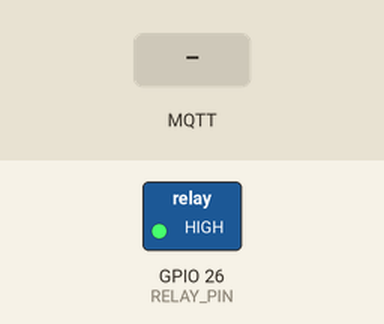
A program run on a simulated ESP32. On the bench: switched loads named in the program (green lamp = pin HIGH). Inputs (shaded band) come from the test bench. WiFi joins after 1.5 s; servers stay silent unless stated; random numbers use the default seed unless the program sets one; no MQTT or app messages arrive unless stated; what the program prints to the serial monitor is not drawn.

Above: at 2.9 s.
3.0 s: MQTT message "1" arrives on the first subscribed topic
At 3.3 s:
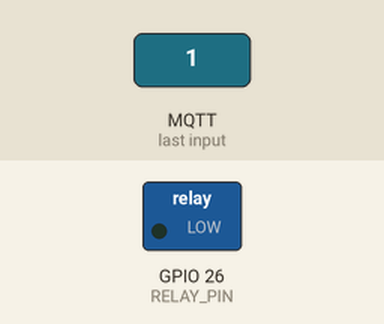
4.5 s: MQTT message "0" arrives on the first subscribed topic
At 6.0 s:
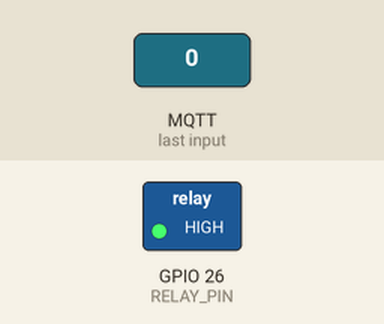
Timing chart, 0 to 7.5 s (numbered marks = the images above; inputs shaded):
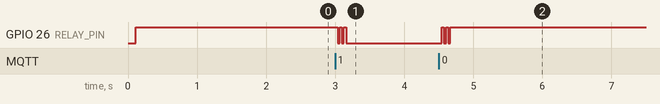

The program:

main.cpp
```cpp
#include <WiFi.h>
#include <WiFiMulti.h>
#include <PubSubClient.h>

#define RELAY_PIN 26

WiFiMulti wifiMulti;
WiFiClient espClient;
PubSubClient mqttClient(espClient);

const char* mqtt_server = "192.168.1.7";
const int mqtt_port = 1883;
const char* mqtt_topic = "RFID_LOGIN";

struct WiFiCredentials {
    const char* ssid;
    const char* password;
};

WiFiCredentials networks[] = {
    {"Cloud Control Network", "ccv7network"},
    {"PLDTHOMEFIBR12920", "PLDTWIFI4t7hc"},
    {"Kyle's iPhone", "ksambz011"},
    {"Tip", "Rovic0311"},
    {"STUDENT-CONNECT", "IloveUSTP!"},
};

void reconnectMQTT();
void checkWiFiConnection();
void mqttCallback(char* topic, byte* payload, unsigned int length);
void pulseRelayOn();
void pulseRelayOff();

void setup() {
    Serial.begin(115200);
    delay(100);

    Serial.println("\n\n=================================");
    Serial.println("ESP32 MQTT Relay Controller");
    Serial.println("IT414 FINAL PIT");
    Serial.println("CW-020 Low Level Trigger Mode");
    Serial.println("With Contact Pulse Workaround");
    Serial.println("=================================\n");

    Serial.println("Initializing relay pin...");
    pinMode(RELAY_PIN, OUTPUT);
    digitalWrite(RELAY_PIN, HIGH);
    delay(100);

    Serial.printf("✓ Relay Pin: GPIO %d initialized\n", RELAY_PIN);
    Serial.println("✓ Relay state: OFF (HIGH)\n");

    for (int i = 0; i < sizeof(networks)/sizeof(networks[0]); i++) {
        wifiMulti.addAP(networks[i].ssid, networks[i].password);
        Serial.printf("Added network: %s\n", networks[i].ssid);
    }

    Serial.println("\nConnecting to WiFi...");
    while (wifiMulti.run() != WL_CONNECTED) {
        delay(1000);
        Serial.print(".");
    }

    Serial.println();
    Serial.printf("✓ WiFi connected to: %s\n", WiFi.SSID().c_str());
    Serial.printf("  IP address: %s\n", WiFi.localIP().toString().c_str());

    mqttClient.setServer(mqtt_server, mqtt_port);
    mqttClient.setCallback(mqttCallback);

    Serial.println("\nConnecting to MQTT Broker...");
    reconnectMQTT();

    Serial.println("\nSystem Ready!");
    Serial.println("=================================\n");
}

void loop() {
    checkWiFiConnection();

    if (!mqttClient.connected()) {
        reconnectMQTT();
    }
    mqttClient.loop();

    delay(10);
}

void pulseRelayOn() {
    Serial.println("  [Pulsing relay contacts to ensure engagement...]");

    for (int i = 0; i < 3; i++) {
        digitalWrite(RELAY_PIN, HIGH);
        delay(30);
        digitalWrite(RELAY_PIN, LOW);
        delay(30);
    }


    digitalWrite(RELAY_PIN, LOW);
    delay(50);


    Serial.printf("  GPIO state: %s\n", digitalRead(RELAY_PIN) == LOW ? "LOW (should be ON)" : "HIGH");
}

void pulseRelayOff() {

    Serial.println("  [Pulsing relay contacts to disengage...]");

    for (int i = 0; i < 3; i++) {
        digitalWrite(RELAY_PIN, LOW);
        delay(30);
        digitalWrite(RELAY_PIN, HIGH);
        delay(30);
    }


    digitalWrite(RELAY_PIN, HIGH);
    delay(50);


    Serial.printf("  GPIO state: %s\n", digitalRead(RELAY_PIN) == HIGH ? "HIGH (should be OFF)" : "LOW");
}

void mqttCallback(char* topic, byte* payload, unsigned int length) {
    Serial.println("=================================");
    Serial.printf("📨 Message: %s\n", topic);

    String message = "";
    for (int i = 0; i < length; i++) {
        message += (char)payload[i];
    }

    Serial.printf("Content: %s\n", message.c_str());

    if (message == "1") {
        Serial.println(">>> Command: RELAY ON");
        pulseRelayOn();
        Serial.println("💡 LED: ON");
    }
    else if (message == "0") {
        Serial.println(">>> Command: RELAY OFF");
        pulseRelayOff();
        Serial.println("💡 LED: OFF");
    }
    else {
        Serial.printf("⚠️  Unknown: %s\n", message.c_str());
    }

    Serial.println("=================================\n");
}

void reconnectMQTT() {
    int attempts = 0;
    while (!mqttClient.connected() && attempts < 5) {
        Serial.printf("MQTT attempt %d/5...\n", attempts + 1);

        String clientId = "ESP32_Relay_" + String(random(0xffff), HEX);

        if (mqttClient.connect(clientId.c_str())) {
            Serial.println("✓ MQTT Connected!");
            Serial.printf("  Broker: %s:%d\n", mqtt_server, mqtt_port);

            if (mqttClient.subscribe(mqtt_topic)) {
                Serial.printf("✓ Subscribed: %s\n", mqtt_topic);
            }
            return;
        } else {
            Serial.printf("✗ Failed, rc=%d\n", mqttClient.state());
            delay(2000);
        }
        attempts++;
    }
}

void checkWiFiConnection() {
    if (WiFi.status() != WL_CONNECTED) {
        Serial.println("WiFi lost. Reconnecting...");
        unsigned long startTime = millis();

        while (wifiMulti.run() != WL_CONNECTED && (millis() - startTime < 10000)) {
            delay(500);
            Serial.print(".");
        }

        if (WiFi.status() == WL_CONNECTED) {
            Serial.println();
            Serial.printf("✓ Reconnected: %s\n", WiFi.SSID().c_str());
            reconnectMQTT();
        }
    }
}
```

Measured:
- after the input at 3.0 s, GPIO 26 (RELAY_PIN): alternates HIGH for 0.03 s and LOW for 0.03 s, 5 changes in all, then stays LOW, starting at once
- after the input at 4.5 s, GPIO 26 (RELAY_PIN): alternates HIGH for 0.03 s and LOW for 0.03 s, 5 changes in all, then stays HIGH, starting after 0.05 s
